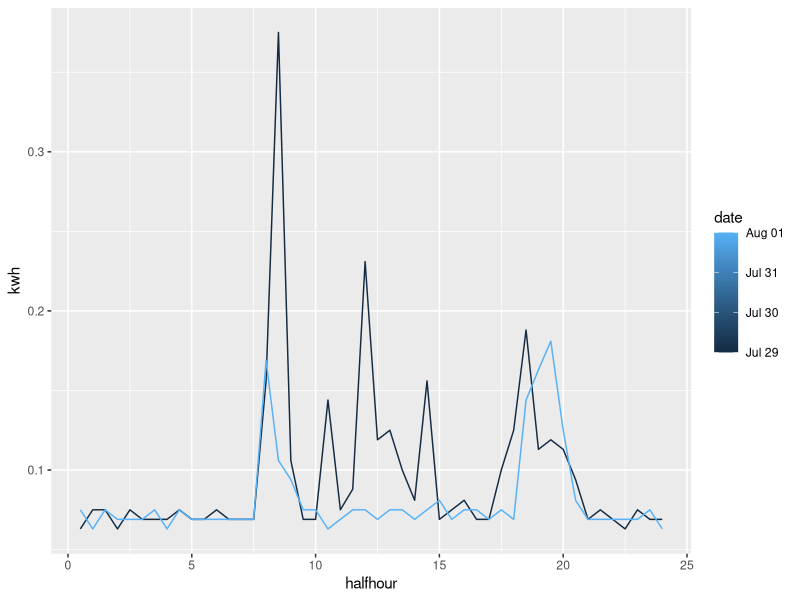
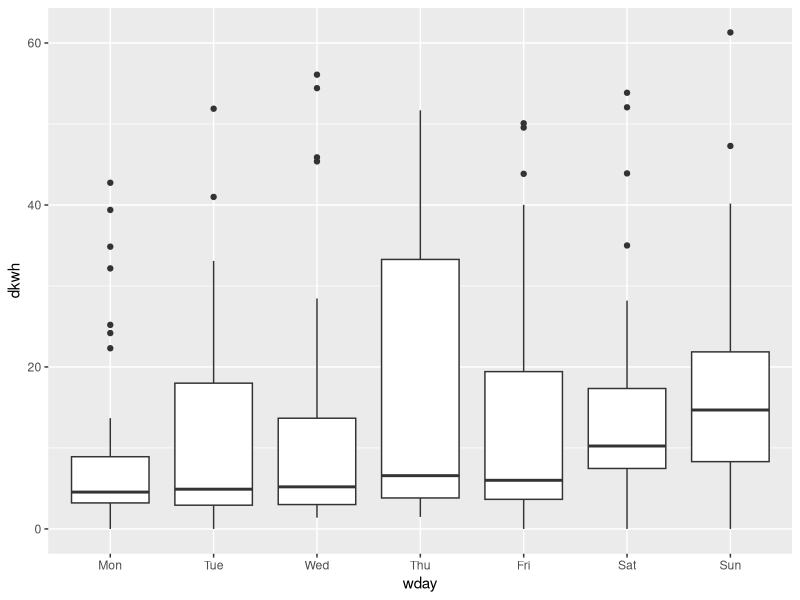

The R script that drew these images, in order:
## ---- chunk 1
knitr::opts_chunk$set(
  message = FALSE,
  warning = FALSE,
  error = FALSE, 
  collapse = TRUE,
  comment = "",
  fig.height = 8,
  fig.width = 12,
  fig.align = "center",
  cache = FALSE
)
## ---- chunk 2
library(tidyverse)
library(lubridate)
library(glue)
elec <- read_csv("data/smart_meter/di1.csv", skip=1, 
    col_names = c("id", "date", paste0("d", 1:48), paste0("stuff", 1:5)), 
    col_types = "ccddddddddddddddddddddddddddddddddddddddddddddddddccccc")
elec <- elec %>% filter(id == 300) 
elec <- elec %>%
  mutate(date = ymd(date)) %>%
  select(id:d48) %>%
  gather(halfhour, kwh, d1:d48) %>%
  mutate(halfhour = as.numeric(sub("d", "", halfhour))/2) %>%
  arrange(date, halfhour) %>%
  mutate(wday = wday(date, label = TRUE, abbr = TRUE, 
                     week_start = 1),
         month = month(date, label = TRUE, abbr = TRUE),
         year = year(date)) %>%
         mutate(dt = ymd_hm(glue("{date} 12:00"), 
                           tz = "Australia/Melbourne") +
           minutes(60*halfhour))
elec
## ---- chunk 3
elec %>% 
  filter(date %in% c(ymd("2018-07-29"), ymd("2018-08-01"))) %>%
  ggplot(aes(x=halfhour, y=kwh, group=date, colour=date)) + geom_line()
## ---- chunk 4
elec %>% 
  group_by(date) %>%
  summarise(dkwh = sum(kwh, na.rm=TRUE)) %>%
  mutate(wday = wday(date, label = TRUE, abbr = TRUE, 
                     week_start = 1)) %>%
  ggplot(aes(x=wday, y=dkwh)) + geom_boxplot()
